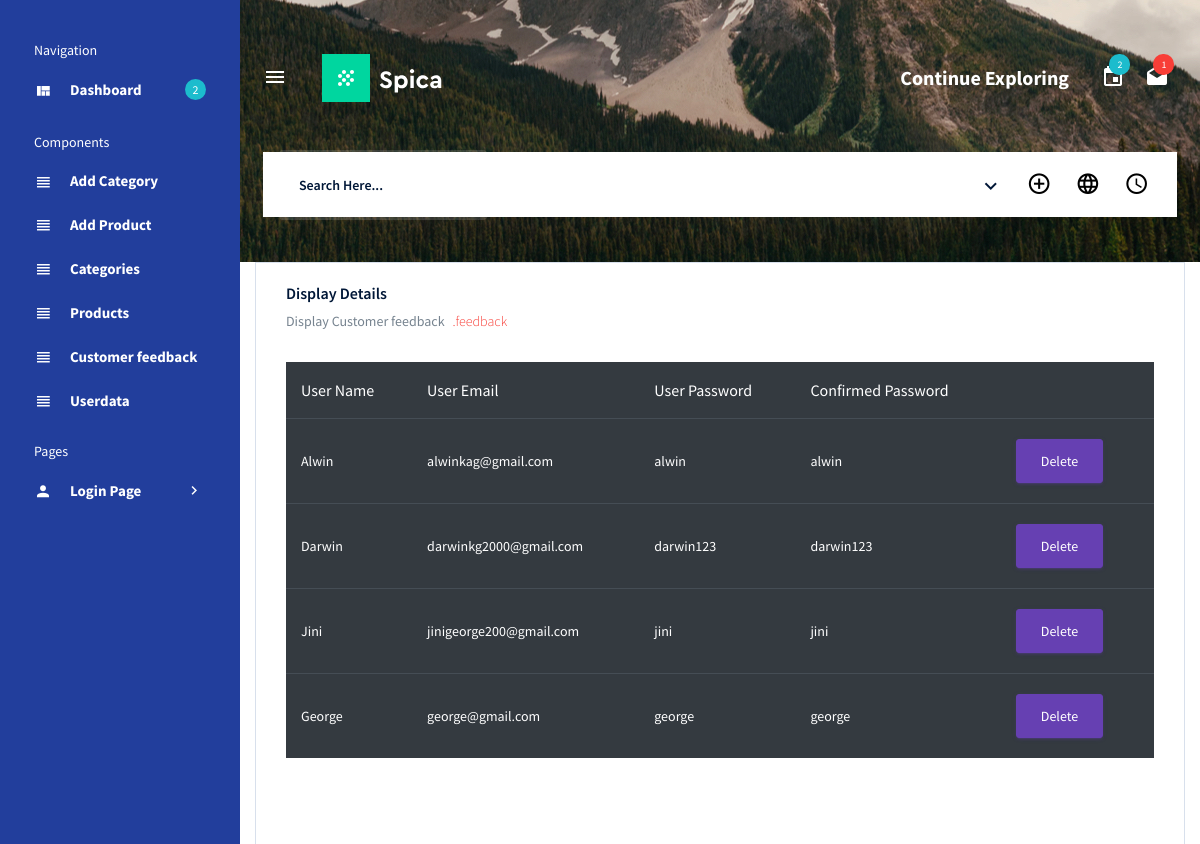
Page /product/displayuserdata/ on the committed database.
### webapp/models.py (models this page shows)
class userdb(models.Model):
    Username = models.CharField(max_length=100, null=True, blank=True)
    UserEmail = models.CharField(max_length=100, null=True, blank=True)
    UserPassword = models.CharField(max_length=100, null=True, blank=True)
    UserCpassword = models.CharField(max_length=100, null=True, blank=True)

### product/views.py (the view)
# urls.py: path('displayuserdata/', views.displayuserdata, name='displayuserdata'),
def displayuserdata(request):
    data = userdb.objects.all()
    return render(request, "displayuserpage.html", {'data': data})

### product/templates/displayuserpage.html (shortened to what this page needs)
<!DOCTYPE html>
{% extends 'index.html' %}
{% block content %}
<html lang="en">
<head>
</head>
<body>
<div class="col-lg-12 grid-margin stretch-card">
              <div class="card">
                <div class="card-body">
                  <h4 class="card-title">Display Details</h4>
                  <p class="card-description">
                    Display Customer feedback <code>.feedback</code>
                  </p>
                  <div class="table-responsive pt-3">
                    <table class="table table-dark">
                      <thead>
                        <tr>
                          <th>User Name</th>
                          <th>User Email</th>
                          <th>User Password</th>
                          <th>Confirmed Password</th>
                        </tr>
                      </thead>
                      <tbody>
{% for i in data %}
                      <tr>
                          <td>{{ i.Username }}</td>
                          <td>{{ i.UserEmail }}</td>
                          <td>{{ i.UserPassword }}</td>
                          <td>{{ i.UserCpassword }}</td>
                          <td>
                              <form action="{% url 'deleteuserdata' dataid=i.id %}"><button type="submit" class="btn btn-primary mr-2">Delete</button></form>
                          </td>
                      </tr>
{% endfor %}
                      </tbody>
                    </table>
                  </div>
                </div>
              </div>
            </div>
</body>
</html>
{% endblock %}

### rows in the picture
userdb: Username "Alwin", UserEmail "alwinkag@gmail.com", UserPassword "alwin", UserCpassword "alwin"
userdb: Username "Darwin", UserEmail "darwinkg2000@gmail.com", UserPassword "darwin123", UserCpassword "darwin123"
userdb: Username "Jini", UserEmail "jinigeorge200@gmail.com", UserPassword "jini", UserCpassword "jini"
userdb: Username "George", UserEmail "george@gmail.com", UserPassword "george", UserCpassword "george"
